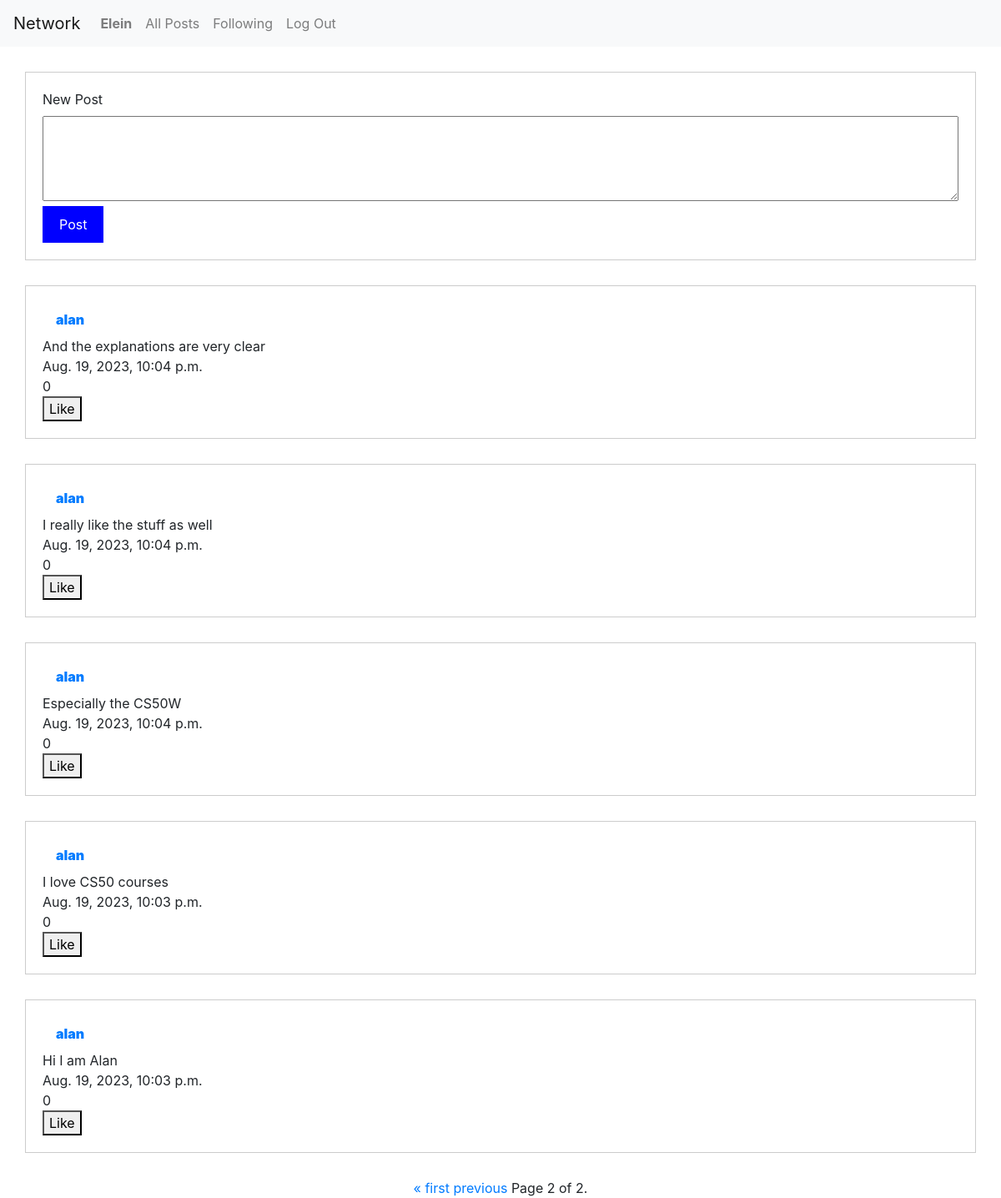
Page /?page=2 (signed in) on the committed database.
### network/models.py (models this page shows)
class User(AbstractUser):
    id = models.AutoField(primary_key=True)
    followers = models.ManyToManyField("self", symmetrical=False, related_name="following", blank=True)

class Post(models.Model):
    id = models.AutoField(primary_key=True)
    user = models.ForeignKey(User, on_delete=models.CASCADE, related_name="user_post")
    text = models.CharField(max_length=1000)
    date = models.DateTimeField(auto_now_add=True)
    like = models.IntegerField(default=0)

### network/views.py (the view)
# urls.py: path("", views.index, name="index"),
def index(request):
    user = request.user
    if request.method == "POST":
        post = Post()
        post.text = request.POST["message"]
        post.user = user
        post.save()
        return redirect("index")
    try:
        posts = Post.objects.order_by('-date')
        users = posts.values_list("user__username", flat=True)
        post_ids = posts.values_list("id", flat=True)
        texts = posts.values_list("text", flat=True)
        dates = posts.values_list("date", flat=True)
        likes = posts.values_list("like", flat=True)
        userlikes = []
        for post in posts:
            if UserLikes.objects.filter(post_id=post, user=user).exists():
                userlike = "Unlike"
            else:
                userlike = "Like"
            print("userlikes", userlikes)
            userlikes.append(userlike)
        context = list(zip(users, post_ids, texts, dates, likes, userlikes))
        paginator = Paginator(context, 10)
        page_number = request.GET.get("page")
        page_obj = paginator.get_page(page_number)
        context = {
            "page_obj": page_obj
        }
        return render(request, "network/index.html", context)
    except OperationalError:
        return render(request, "network/index.html")

### network/templates/network/index.html (shortened to what this page needs)
{% extends "network/layout.html" %}
{% block body %}
<body>
<div class="form-container">
    <form action="{% url 'index' %}" method="post">
        <label for="message">New Post</label><br>
        <textarea id="message" name="message" rows="4" cols="50"></textarea><br>
        <input type="submit" value="Post">
    </form>
</div>
{% for username, post_id, text, date, like, userlike in page_obj%}
<div class="form-container">
       <div class="user">
        <a class="nav-link" href="{% url 'user' username %}"><strong>{{ username }}</strong></a>
       </div>
       <div class="text"> {{ text }} </div>
        <div class="date"> {{ date }} </div>
        <div class="like"> {{ like }} </div>
        <button id="likeButton" post-id="{{ post_id }}">
            {{ userlike }}
        </button>
</div>
{% endfor %}
<div class="pagination">
    <span class="step-links">
        {% if page_obj.has_previous %}
            <a href="?page=1">&laquo; first</a>
            <a href="?page={{ page_obj.previous_page_number }}">previous</a>
        {% endif %}
        <span class="current">
            Page {{ page_obj.number }} of {{ page_obj.paginator.num_pages }}.
        </span>
    </span>
</div>
</body>
{% endblock %}

### network/templates/network/layout.html (shortened to what this page needs)
{% load static %}
<!DOCTYPE html>
<html lang="en">
    <head>
        <link rel="stylesheet" href="https://stackpath.bootstrapcdn.com/bootstrap/4.4.1/css/bootstrap.min.css">
        <link href="{% static 'network/styles.css' %}" rel="stylesheet">
    </head>
    <body>
        <nav class="navbar navbar-expand-lg navbar-light bg-light">
            <a class="navbar-brand" href="#">Network</a>
            <div>
              <ul class="navbar-nav mr-auto">
                {% if user.is_authenticated %}
                    <li class="nav-item">
                        <a class="nav-link" href="{% url 'user' user.username %}"><strong>{{ user.username }}</strong></a>
                    </li>
                {% endif %}
                <li class="nav-item">
                  <a class="nav-link" href="{% url 'index' %}">All Posts</a>
                </li>
                {% if user.is_authenticated %}
                    <li class="nav-item">
                        <a class="nav-link" href="{% url 'following' %}">Following</a>
                    </li>
                    <li class="nav-item">
                        <a class="nav-link" href="{% url 'logout' %}">Log Out</a>
                    </li>
                {% endif %}
              </ul>
            </div>
          </nav>
        <div class="body">
            {% block body %}
            {% endblock %}
        </div>
    </body>
</html>

### network/static/network/styles.css (style rules this page uses)
.form-container { padding: 20px; margin: 30px; border: 1px solid #ccc; }
.user { font-weight: bold; }
textarea { width: 100%; box-sizing: border-box; }
input[type="submit"] { background-color: blue; color: white; border: none; padding: 10px 20px; cursor: pointer; }
.pagination { display: flex; justify-content: center; }

### rows in the picture
User: username "Elein"
Post: username "alan", text "And the explanations are very clear", date "Aug. 19, 2023, 10:04 p.m.", like "0", userlike "Like"
Post: username "alan", text "I really like the stuff as well", date "Aug. 19, 2023, 10:04 p.m.", like "0", userlike "Like"
Post: username "alan", text "Especially the CS50W", date "Aug. 19, 2023, 10:04 p.m.", like "0", userlike "Like"
Post: username "alan", text "I love CS50 courses", date "Aug. 19, 2023, 10:03 p.m.", like "0", userlike "Like"
Post: username "alan", text "Hi I am Alan", date "Aug. 19, 2023, 10:03 p.m.", like "0", userlike "Like"

### other values in the picture
{{ page_obj.number }} "2"
{{ page_obj.paginator.num_pages }} "2"
